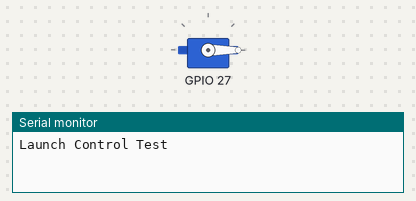
Simulated run of this program. Board: ESP32. On the bench: servo, the last lines printed to the serial monitor.

Above: at 1.05 s.
At 1.35 s:
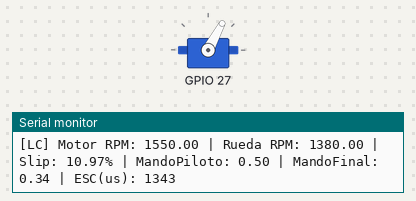
At 2.0 s:
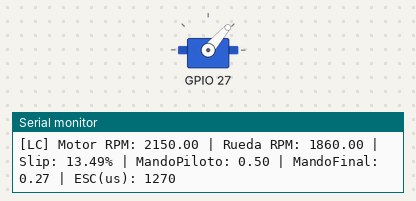
At 3.0 s:
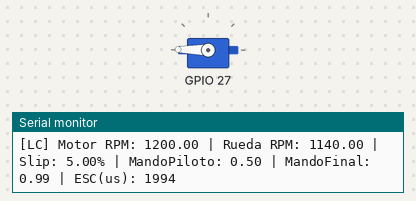
Timing chart, 0 to 5.6 s (numbered marks = the images above):
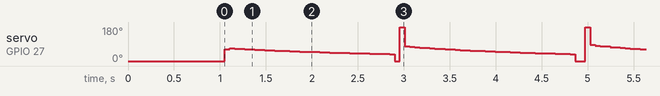

The program:

main.cpp
```cpp
#include <Arduino.h>
#include "PID_Servo.h"

float leerRPMMotor() {
  static float rpm = 1200;
  rpm += 50;
  if (rpm > 3000) rpm = 1200;
  return rpm;
}

float leerRPMRueda() {
  static float rpm = 1100;
  rpm += 40;
  if (rpm > 2500) rpm = 1100;
  return rpm;
}

float leerAcelerador() {
  return 0.5f; // 50% de acelerador
}

void setup() {
  Serial.begin(115200);
  delay(1000);
  Serial.println("Launch Control Test");
  launchControl_init();
}

void loop() {
  launchControl_update(leerRPMMotor(), leerRPMRueda(), leerAcelerador());
  delay(50);
}
```

PID_Servo.cpp
```cpp
#include "PID_Servo.h"

// Objeto global que maneja el ESC
Servo escDrive;

// --------------------- Parámetros de control ---------------------

// Slip objetivo (por ejemplo 5% de deslizamiento)
static const float SLIP_TARGET = 0.05f;

// Constantes del PID sobre slip (ajustar en pruebas reales)
static float gainP = 2.5f;
static float gainI = 0.25f;
static float gainD = 0.05f;

// Estado interno del PID
static float slipErrorPrev   = 0.0f;
static float slipErrorSum    = 0.0f;

// Límites de salida al ESC (en microsegundos)
static const int ESC_MIN_US  = 1000;
static const int ESC_MAX_US  = 2000;

// Tiempo de muestreo
static const uint32_t CONTROL_PERIOD_MS = 50;   // 50 ms
static uint32_t lastControlTime = 0;


// --- Funciones internas ---

// Calcula slip a partir de las RPM del motor y de la rueda
static float calcularSlip(float rpmMotor, float rpmRueda)
{
    if (rpmMotor < 10.0f) {
        return 0.0f;
    }

    float slip = (rpmMotor - rpmRueda) / rpmMotor;

    if (slip < 0.0f) slip = 0.0f;
    if (slip > 1.0f) slip = 1.0f;

    return slip;
}

// Convierte un mando normalizado (0–1) a microsegundos para el ESC
static int mandoToUs(float mando)
{
    if (mando < 0.0f) mando = 0.0f;
    if (mando > 1.0f) mando = 1.0f;

    float span = (float)(ESC_MAX_US - ESC_MIN_US);
    return ESC_MIN_US + (int)(mando * span);
}


// --------------------- API pública ---------------------

void launchControl_init()
{
    escDrive.setPeriodHertz(50);               // 50 Hz típico de servo/ESC
    escDrive.attach(ESC_PIN, ESC_MIN_US, ESC_MAX_US);
    escDrive.writeMicroseconds(ESC_MIN_US);    // arrancamos al mínimo

    lastControlTime = millis();
    slipErrorPrev   = 0.0f;
    slipErrorSum    = 0.0f;
}

void launchControl_update(float rpmMotor, float rpmRueda, float mandoPiloto)
{
    uint32_t now = millis();
    uint32_t elapsed = now - lastControlTime;

    // Control cada CONTROL_PERIOD_MS
    if (elapsed < CONTROL_PERIOD_MS) {
        return;
    }
    lastControlTime = now;
    float dt = (float)elapsed / 1000.0f;

    // Normalizar entrada del piloto
    if (mandoPiloto < 0.0f) mandoPiloto = 0.0f;
    if (mandoPiloto > 1.0f) mandoPiloto = 1.0f;

    // 1) Slip actual
    float slipActual = calcularSlip(rpmMotor, rpmRueda);

    // 2) PID sobre slip
    float e = SLIP_TARGET - slipActual;
    slipErrorSum += e * dt;
    float d = (dt > 0.0f) ? (e - slipErrorPrev) / dt : 0.0f;
    slipErrorPrev = e;

    float ajuste = gainP * e + gainI * slipErrorSum + gainD * d;

    // 3) Mando final = mando piloto + corrección LC
    float mandoFinal = mandoPiloto + ajuste;

    if (mandoFinal < 0.0f) mandoFinal = 0.0f;
    if (mandoFinal > 1.0f) mandoFinal = 1.0f;

    int us = mandoToUs(mandoFinal);
    escDrive.writeMicroseconds(us);

    // Debug
    Serial.print("[LC] Motor RPM: ");
    Serial.print(rpmMotor);
    Serial.print(" | Rueda RPM: ");
    Serial.print(rpmRueda);
    Serial.print(" | Slip: ");
    Serial.print(slipActual * 100.0f);
    Serial.print("% | MandoPiloto: ");
    Serial.print(mandoPiloto);
    Serial.print(" | MandoFinal: ");
    Serial.print(mandoFinal);
    Serial.print(" | ESC(us): ");
    Serial.println(us);
}

void launchControl_test()
{
    escDrive.writeMicroseconds(ESC_MIN_US);
    delay(1000);

    escDrive.writeMicroseconds((ESC_MIN_US + ESC_MAX_US) / 2);
    delay(1000);

    escDrive.writeMicroseconds(ESC_MAX_US);
    delay(1000);

    escDrive.writeMicroseconds(ESC_MIN_US);
}
```
